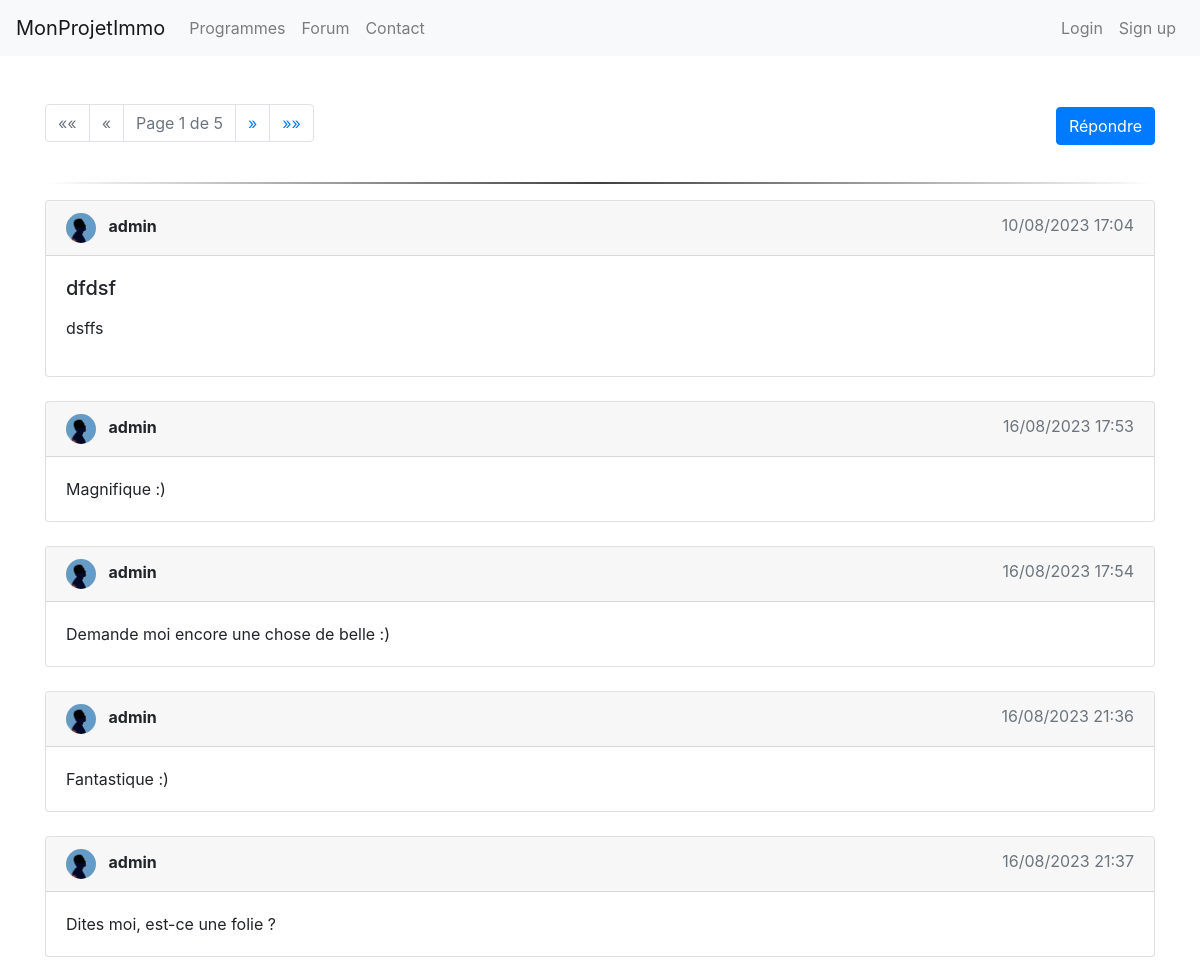
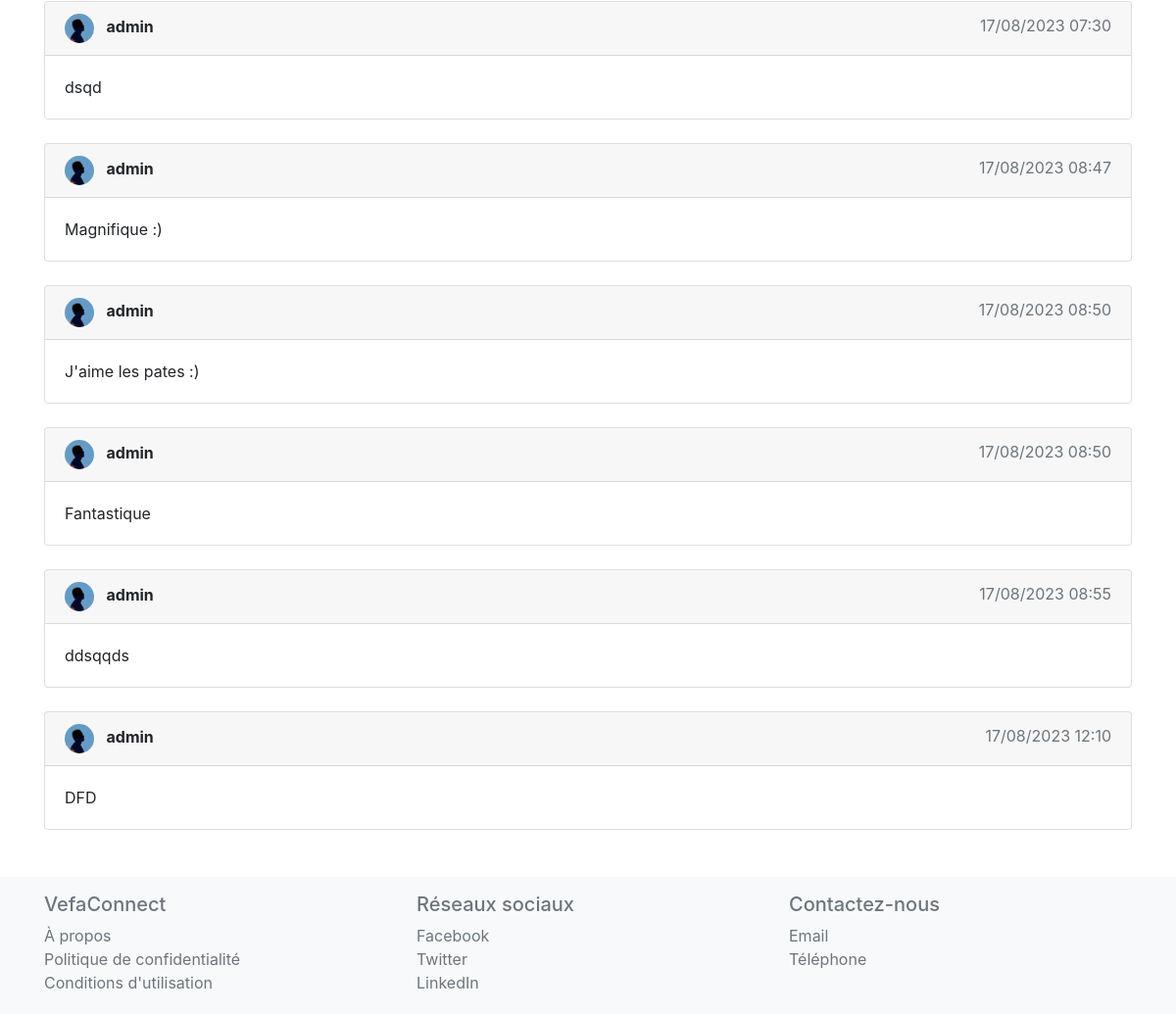
The page /post/13/ on the database its author committed (2 pictures, top to bottom).
### forum/models.py (models this page shows, shortened)
class ForumPost(models.Model):
    user = models.ForeignKey(UserProfile, on_delete=models.CASCADE)
    theme = models.ForeignKey(ForumTheme, on_delete=models.CASCADE, related_name='posts')
    title = models.CharField(max_length=200)
    real_estate_program = models.ForeignKey(RealEstateProgram, on_delete=models.CASCADE, blank=True, null=True)
    content = models.TextField()
    date_posted = models.DateTimeField(auto_now_add=True)

class UserProfile(models.Model):
    GENDER_CHOICES = (
        ('M', 'Male'),
        ('F', 'Female'),
        ('O', 'Other'),
)
    user = models.OneToOneField(User, on_delete=models.CASCADE)
    bio = models.TextField(blank=True)
    followed_programs = models.ManyToManyField('website.RealEstateProgram', through='website.FollowedProgram', related_name='followers')
    joined_date = models.DateTimeField(auto_now_add=True)
    photo = models.ImageField(upload_to='user_photos/', blank=True, null=True)
    first_name = models.CharField(max_length=30, blank=True, null=True)
    last_name = models.CharField(max_length=30, blank=True, null=True)
    gender = models.CharField(max_length=1, null=False, blank=False, choices=GENDER_CHOICES)

class Reply(models.Model):
    user = models.ForeignKey(UserProfile, on_delete=models.CASCADE)
    post = models.ForeignKey(ForumPost, on_delete=models.CASCADE, related_name='replies')
    content = models.TextField()
    date_posted = models.DateTimeField(auto_now_add=True)

### forum/views.py (the view)
# urls.py: path('post/<int:pk>/', views.PostDetailView.as_view(), name='post_detail'),
class PostDetailView(DetailView):
    model = ForumPost
    template_name = 'post_detail.html'
    context_object_name = 'post'
    def get_context_data(self, **kwargs):
        context = super().get_context_data(**kwargs)
        replies = Reply.objects.filter(post=self.object).order_by('date_posted')
        paginator = Paginator(replies, 10)
        page = self.request.GET.get('page')
        context['replies'] = paginator.get_page(page)
        context['reply_form'] = ReplyModelForm()
        return context

### forum/templates/post_detail.html (shortened to what this page needs)
{% extends 'base.html' %}
{% load static %}
{% block content %}
<head>
    <link rel="stylesheet" href="https://cdnjs.cloudflare.com/ajax/libs/font-awesome/5.15.1/css/all.min.css">
    <link rel="stylesheet" href="{% static 'forum/css/style.css' %}">
</head>
<div class="container my-5">
    <div class="mb-4 d-flex align-items-center">
        <ul class="pagination mr-auto">
            {% if replies.has_previous %}
                <li class="page-item">
                    <a class="page-link" href="?page=1" aria-label="First">
                        <span aria-hidden="true">&laquo;&laquo;</span>
                    </a>
                </li>
                <li class="page-item">
                    <a class="page-link" href="?page={{ replies.previous_page_number }}" aria-label="Previous">
                        <span aria-hidden="true">&laquo;</span>
                    </a>
                </li>
            {% else %}
                <li class="page-item disabled">
                    <a class="page-link" href="#" aria-label="First">
                        <span aria-hidden="true">&laquo;&laquo;</span>
                    </a>
                </li>
                <li class="page-item disabled">
                    <a class="page-link" href="#" aria-label="Previous">
                        <span aria-hidden="true">&laquo;</span>
                    </a>
                </li>
            {% endif %}
            <li class="page-item disabled">
                <a class="page-link" href="#">Page {{ replies.number }} de {{ replies.paginator.num_pages }}</a>
            </li>
            {% if replies.has_next %}
                <li class="page-item">
                    <a class="page-link" href="?page={{ replies.next_page_number }}" aria-label="Next">
                        <span aria-hidden="true">&raquo;</span>
                    </a>
                </li>
                <li class="page-item">
                    <a class="page-link" href="?page={{ replies.paginator.num_pages }}" aria-label="Last">
                        <span aria-hidden="true">&raquo;&raquo;</span>
                    </a>
                </li>
            {% endif %}
        </ul>
          <div class="reply-btn-container">
        <button id="showReplyForm" class="btn btn-primary">Répondre</button>
        </div>
    </div>
    <hr class="elegant-hr">
    <div class="card mb-4">
        <div class="card-header d-flex justify-content-between">
            <div>
                <img src="{{ post.user.photo.url }}" class="rounded-circle mr-2" width="30" height="30">
                <span class="font-weight-bold">{{ post.user.user.username }}</span>
            </div>
            <div>
                <span class="text-muted">{{ post.date_posted|date:"d/m/Y H:i" }}</span>
            </div>
        </div>
        <div class="card-body">
            <h5 class="card-title">{{ post.title }}</h5>
            <p class="card-text">{{ post.content|safe }}</p>
        </div>
    </div>
    <div id="repliesContainer">
        {% for reply in replies %}
            <div class="card mb-4">
                <div class="card-header d-flex justify-content-between">
                    <div>
                        <img src="{{ reply.user.photo.url }}" class="rounded-circle mr-2" width="30" height="30">
                        <span class="font-weight-bold">{{ reply.user.user.username }}</span>
                    </div>
                    <div>
                        <span class="text-muted">{{ reply.date_posted|date:"d/m/Y H:i" }}</span>
                    </div>
                </div>
                <div class="card-body">
                    <p class="card-text">{{ reply.content|safe }}</p>
                </div>
            </div>
        {% endfor %}
    </div>
</div>
{% endblock %}

### website/static/website/css/style.css (style rules this page uses)
html, body { height: 100%; display: flex; flex-direction: column; }
body { flex-grow: 1; margin-bottom: 0; }

### website/static/forum/css/style.css (style rules this page uses)
.elegant-hr { border: 0; height: 2px; background-image: linear-gradient(to right, rgba(0,0,0,0), rgba(0,0,0,0.75), rgba(0,0,0,0)); }
.reply-btn-container { display: flex; justify-content: flex-end; align-items: center; margin-bottom: 10px; }

### rows shown on the page
ForumPost: user.photo (placeholder picture), user.user.username "admin", date_posted "10/08/2023 17:04", title "dfdsf", content "dsffs"
Reply: user.photo (placeholder picture), user.user.username "admin", date_posted "16/08/2023 17:53", content "Magnifique :)"
Reply: user.photo (placeholder picture), user.user.username "admin", date_posted "16/08/2023 17:54", content "Demande moi encore une chose de belle :)"
Reply: user.photo (placeholder picture), user.user.username "admin", date_posted "16/08/2023 21:36", content "Fantastique :)"
Reply: user.photo (placeholder picture), user.user.username "admin", date_posted "16/08/2023 21:37", content "Dites moi, est-ce une folie ?"
Reply: user.photo (placeholder picture), user.user.username "admin", date_posted "17/08/2023 07:30", content "dsqd"
Reply: user.photo (placeholder picture), user.user.username "admin", date_posted "17/08/2023 08:47", content "Magnifique :)"
Reply: user.photo (placeholder picture), user.user.username "admin", date_posted "17/08/2023 08:50", content "J'aime les pates :)"
Reply: user.photo (placeholder picture), user.user.username "admin", date_posted "17/08/2023 08:50", content "Fantastique"
Reply: user.photo (placeholder picture), user.user.username "admin", date_posted "17/08/2023 08:55", content "ddsqqds"
Reply: user.photo (placeholder picture), user.user.username "admin", date_posted "17/08/2023 12:10", content "DFD"

### other values the page prints
{{ replies.number }} "1"
{{ replies.paginator.num_pages }} "5"
